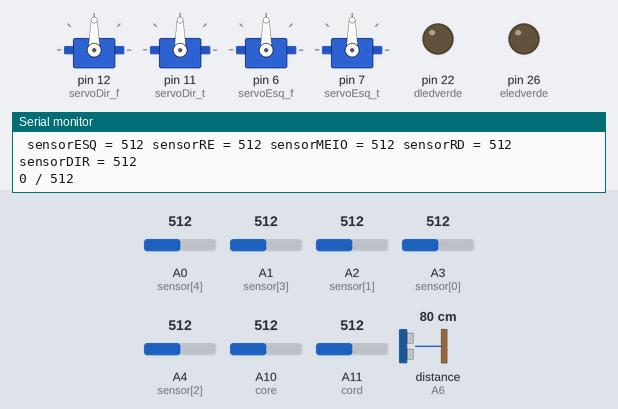
Bench run of a sketch on a simulated Arduino Mega 2560, built with avr-gcc and run on an emulated ATmega2560. On the bench: 4 × servo, output pins drawn as LEDs (lit = HIGH), the last lines printed to the serial monitor. The test bench sets the inputs (shaded band); at power-on: A1 (sensor[3]) = 512, distance to the obstacle (sensor on A6) 80 cm, A4 (sensor[2]) = 512, A0 (sensor[4]) = 512, A2 (sensor[1]) = 512, A3 (sensor[0]) = 512, A10 (core) = 512, A11 (cord) = 512. The echo pulse lasts 58.3 µs per cm.

Above: at 1.2 s.
1.3 s: A1 (sensor[3]) set to 306
At 1.3 s:
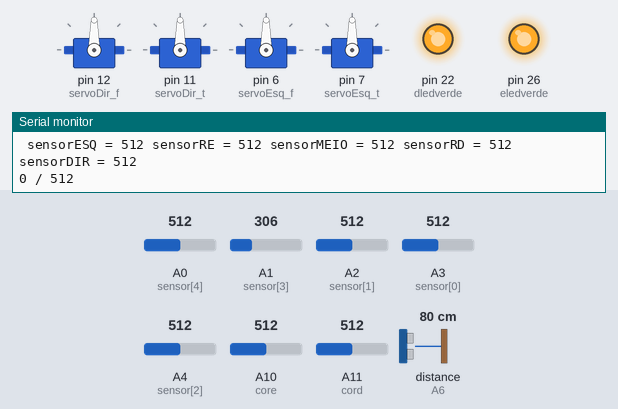
6.5 s: distance to the obstacle (sensor on A6) set to 6 cm
17.3 s: distance to the obstacle (sensor on A6) set to 3 cm
At 22.9 s:
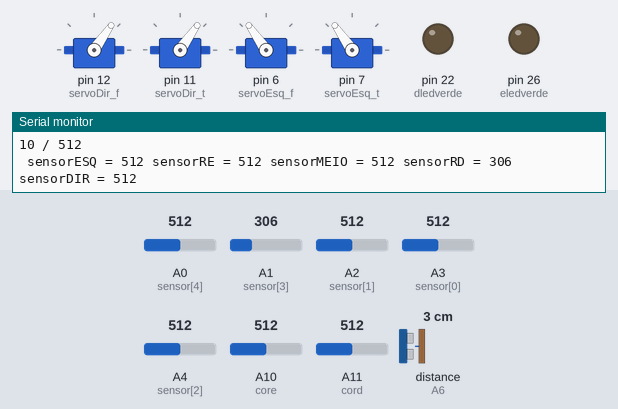
27.1 s: A4 (sensor[2]) set to 414
28.6 s: A4 (sensor[2]) set to 385
At 31.7 s:
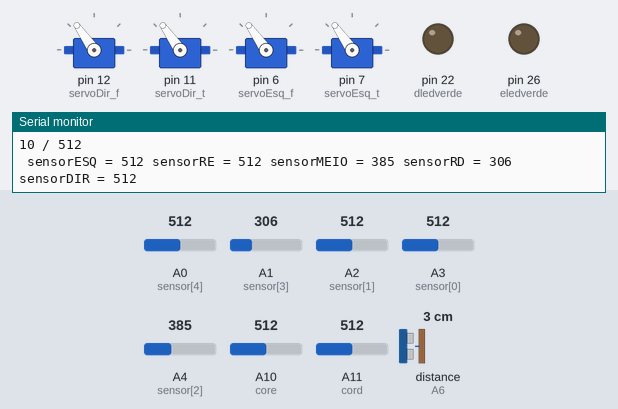
34.1 s: distance to the obstacle (sensor on A6) set to 299 cm
At 37.8 s:
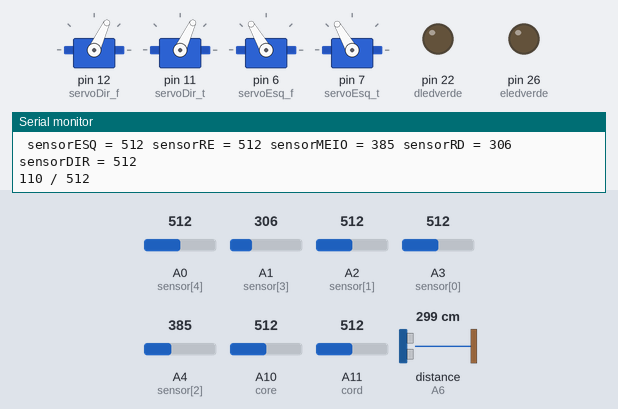
Timing chart, 0 to 39.3 s (numbered marks = the images above; inputs shaded):
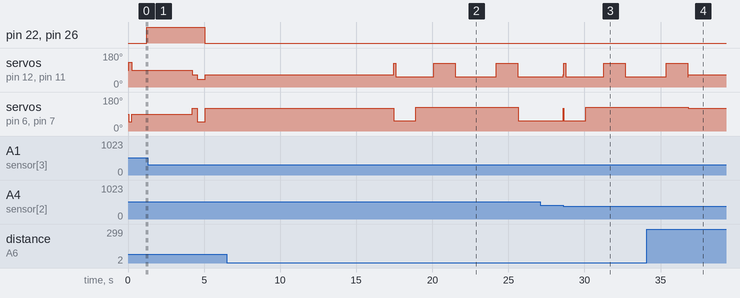

Measured:
- the behaviour switches between 5 and 4 cm on distance to the obstacle (sensor on A6) (found by bisection; images 1 and 2)
- the behaviour switches between 401 and 400 on A4 (sensor[2]) (found by bisection; images 2 and 3)
- after the input at 17.3 s, servo on pin 12 (servoDir_f), servo on pin 11 (servoDir_t): 65° → 125° after 0.16 s, then repeats every 3.9 s: 55° 2.5 s, 125° 1.4 s; servo on pin 6 (servoEsq_f), servo on pin 7 (servoEsq_t): 120° → 55° after 0.16 s, → 125° 1.5 s later, → 55° 6.8 s later
- after the input at 27.1 s, every drawn part: stays the same
- after the input at 28.6 s, servo on pin 12 (servoDir_f), servo on pin 11 (servoDir_t): 55° → 125° at once, → 55° 0.18 s later, → 125° 2.5 s later, → 55° 1.4 s later; servo on pin 6 (servoEsq_f), servo on pin 7 (servoEsq_t): 55° → 125° after 1.5 s
- after the input at 34.1 s, servo on pin 12 (servoDir_f), servo on pin 11 (servoDir_t): goes on until 36.8 s, then stays 65°; servo on pin 6 (servoEsq_f), servo on pin 7 (servoEsq_t): goes on until 36.8 s, then stays 120°

The sketch:

logica_verde.ino
```cpp
#include "ladyinsides.h"

void setup() {
  Serial.begin(9600);

  servoDir_f.attach(12);
  servoDir_t.attach(11);
  servoEsq_f.attach(6);
  servoEsq_t.attach(7);
}

void loop() {

  leiturainfra();
  distancia = ultrasonic.read();

  Serial.print(" sensorESQ = ");
  Serial.print(analogRead(sensor[0]));
  Serial.print(" sensorRE = ");
  Serial.print(analogRead(sensor[1]));
  Serial.print(" sensorMEIO = ");
  Serial.print(analogRead(sensor[2]));
  Serial.print(" sensorRD = ");
  Serial.print(analogRead(sensor[3]));
  Serial.print(" sensorDIR = ");
  Serial.println(analogRead(sensor[4]));

  if (distancia <= 4 && distancia > 0) {  //--------- distancia do desvia obstaculo
    desviaesq();
  }

  if (analogRead(core) >= 350 && analogRead(core) <= 500) {
    esquerdaverde = 1;
  } else {
    esquerdaverde = 0;
  }


  if (analogRead(cord) >= 200 && analogRead(cord) <= 300) {
    direitaverde = 1;
  } else {
    direitaverde = 0;
  }

  if (sensorMap[0] >= media[0]) {
    valorSensor[0] = 0;
  } else {
    valorSensor[0] = 1;
  }

  if (sensorMap[1] >= media[1]) {
    valorSensor[1] = 0;
  } else {
    valorSensor[1] = 1;
  }

  if (sensorMap[2] >= media[2]) {
    valorSensor[2] = 0;
  } else {
    valorSensor[2] = 1;
  }

  if (sensorMap[3] >= media[3]) {
    valorSensor[3] = 0;
  } else {
    valorSensor[3] = 1;
  }

  if (sensorMap[4] >= media[4]) {
    valorSensor[4] = 0;
  } else {
    valorSensor[4] = 1;
  }

  byte leitura = 0;
  for (int i = 0; i < 5; i++) {
    leitura |= valorSensor[i] << (4 - i);
  }

  Serial.print(leitura, BIN);
  Serial.print(" / ");
  Serial.println(analogRead(A2));

  switch (leitura) {

    //                    0 = preto; 1 = branco
    //                                                                  --frente--
    case 0b11011:  //frente (F)
      frente();
      break;

    //                                                            --90 graus esquerda--
    case 0b00111:  //esquerda ponta (EP); esquerda meio(E)
    case 0b01111:  //esquerda ponta (EP)
      parar();
      delay(200);
      novgrausEsquerda();
      break;

    //                                                            --90 graus direita--
    case 0b11100:  //direita ponta (DP); direita meio(D)
    case 0b11110:  //direita ponta (DP);
      parar();
      delay(200);
      novgrausDireita();
      break;

    //                                                                --Reajuste--
    case 0b10011:  //esquerda meio(EM); meio (M)
    case 0b10111:  //esquerda meio(E)
      reaje();
      break;

    case 0b11001:  //direita meio(DM); meio (M)
    case 0b11101:  //direita meio(DM)
      reajd();
      break;

    //                                                                  --gap--
    default:
      frente();
      break;


    //                                                                 --verde--
    case 0b00000:
    case 0b00011:
    case 0b11000:
    case 0b00100:
    case 0b10000:
    case 0b00001:
      re();
      delay(200);
      parar();
      delay(1000);
      verde();
      break;


      // case 0b00101:             90 esquerda       com EP, EM e DM
      // case 0b01101:             90 esquerda       com EP e DM
      // case 0b10100:             90 direita        com EM, DM e DP
      // case 0b10110:             90 direita        com EM e DP
  }
}

void verde() {
  analogWrite(eledverde, 255);
  analogWrite(dledverde, 255);
  delay(2000);

  Serial.print("Valor core (esquerda): ");
  Serial.print(analogRead(core));
  Serial.print("Valor cord (direita): ");
  Serial.println(analogRead(cord));


  if (analogRead(core) >= 350 && analogRead(core) <= 550 && analogRead(cord) >= 200 && analogRead(cord) <= 350) {
    Serial.print("Beco");
    parar();
    delay(1000);
    frente();
    delay(300);
    esquerda();
    delay(2000);
    digitalWrite(eledverde, LOW);
    digitalWrite(dledverde, LOW);

    while (analogRead(sensor[2]) <= 500) {
      esquerda();
    }
  } else if (analogRead(core) >= 350 && analogRead(core) <= 550 && direitaverde == 0) {
    Serial.print("Beco esquerda");
    parar();
    delay(1000);
    frente();
    delay(300);
    esquerda();
    delay(500);
    digitalWrite(eledverde, LOW);
    digitalWrite(dledverde, LOW);

    while (analogRead(sensor[2]) <= 500) {
      esquerda();
    }
  } else if (esquerdaverde == 0 && analogRead(cord) >= 200 && analogRead(cord) <= 350) {
    Serial.print("Beco direita");
    parar();
    delay(1000);
    frente();
    delay(20);
    direita();
    delay(500);
    digitalWrite(eledverde, LOW);
    digitalWrite(dledverde, LOW);

    while (analogRead(sensor[2]) <= 500) {
      direita();
    }
  } else {
    Serial.print("Sem verde");
    frente();
    delay(500);
    digitalWrite(eledverde, LOW);
    digitalWrite(dledverde, LOW);
  }
}

void everde() {
  digitalWrite(eledverde, HIGH);
  if (esquerdaverde == 1) {
    parar();
    delay(1000);
    frente();
    delay(300);
    esquerda();
    delay(2000);

    while (analogRead(sensor[2]) <= 500) {
      esquerda();
    }
  } else {
    frente();
    delay(300);
  }
}

void dverde() {
  digitalWrite(dledverde, HIGH);
  if (direitaverde == 1) {
    parar();
    delay(1000);
    frente();
    delay(20);
    direita();
    delay(500);

    while (analogRead(sensor[2]) <= 500) {
      direita();
    }
  } else {
    frente();
    delay(300);
  }
}

void novgrausDireita() {
  Serial.println("90 direita");
  frente();
  delay(20);

  while (analogRead(sensor[2]) <= 570) {
    direita();
  }
}

void novgrausEsquerda() {
  Serial.println("90 esquerda");
  frente();
  delay(20);

  while (analogRead(sensor[2]) <= 570) {
    esquerda();
  }
}


void reajd() {
  reajusteDireita();
}

void reaje() {
  reajusteEsquerda();
}
```

ladyinsides.h
```cpp
#ifndef rodar
#define rodar

//Bibliotecas
#include <Servo.h>
#include <Ultrasonic.h>


//  sensor de cor              26 LED VERDE RGB ESQUERDA; 28 LED VERMELHO RGB ESQUERDA; 22 LED VERDE RGB DIREITA; 24 LED VERMELHO RGB DIREITA;
#define eledverde 26
#define eledverm 28
#define dledverde 22
#define dledverm 24

//  ldr                                                         A9 LDR ESQUERDA; A8 LDR DIREITA
#define core A10
#define cord A11

//                          ORDEM: ESQUERDA PONTA (EP) A3, ESQUERDA MEIO (EM) A2, FRENTE (F) A4, DIREITA MEIO (DM) A1, DIREITA PONTA (DP) A0
const int sensor[] = { A3, A2, A4, A1, A0 };

const int valorBranco[] = { 720, 650, 740, 670, 730 };

const int valorPreto[] = { 40, 40, 40, 40, 40 };

const int media[] = { 50, 50, 50, 50, 50 };

int leituraSensor[5] = {};

int sensorMap[5] = {};

bool valorSensor[5] = {};

Servo servoDir_t;
Servo servoEsq_f;
Servo servoEsq_t;
Servo servoDir_f;

Ultrasonic ultrasonic(A5, A6);  // trig primeiro depois echo
int distancia;

int velEsq(int x) {
  return x + 90;
}

int velDir(int y) {
  return 90 - y;
}

bool esquerdaverde, direitaverde, esquerdaverm, direitaverm;


void leiturainfra() {
  for (int i = 0; i < 5; i++) {
    leituraSensor[i] = analogRead(sensor[i]);
  }

  for (int i = 0; i < 5; i++) {
    sensorMap[i] = map(leituraSensor[i], valorPreto[i], valorBranco[i], 0, 100);
    sensorMap[i] = constrain(sensorMap[i], 0, 100);
  }
}

void esquerdaFrente() {
  servoEsq_f.write(130);
  servoEsq_t.write(130);
}

void esquerdaRe() {
  servoEsq_f.write(50);
  servoEsq_t.write(50);
}

void esquerdaPara() {
  servoEsq_f.write(velEsq(0));
  servoEsq_t.write(velEsq(0));
}

///////////////////////////////

void direitaFrente() {
  servoDir_f.write(40);
  servoDir_t.write(40);
}

void direitaRe() {
  servoDir_f.write(130);
  servoDir_t.write(130);
}

void direitaPara() {
  servoDir_f.write(velDir(0));
  servoDir_t.write(velDir(0));
}

//////////////////////////////

void frente() {

  servoDir_f.write(velDir(25));
  servoDir_t.write(velDir(25));
  servoEsq_f.write(velEsq(30));
  servoEsq_t.write(velEsq(30));
}

void esquerda() {
  esquerdaRe();
  direitaFrente();
}

void direita() {
  esquerdaFrente();
  direitaRe();
}

void devagarEsquerda() {  // virando para esquerda devagar
  servoEsq_f.write(velEsq(-30));
  servoEsq_t.write(velEsq(-30));
  servoDir_f.write(velDir(30));
  servoDir_t.write(velDir(30));
}

void devagarDireita() {  // virando para direita devagar
  servoEsq_f.write(velEsq(30));
  servoEsq_t.write(velEsq(30));
  servoDir_f.write(velDir(-30));
  servoDir_t.write(velDir(-30));
}

void reajusteDireita() {
  Serial.println("reajuste direita");
  servoEsq_f.write(velEsq(10));
  servoEsq_t.write(velEsq(10));   //20
  servoDir_f.write(velDir(-10));  //10
  servoDir_t.write(velDir(-10));
}

void reajusteEsquerda() {
  Serial.println("reajuste esquerda");
  servoEsq_f.write(velEsq(-10));
  servoEsq_t.write(velEsq(-10));
  servoDir_f.write(velDir(10));
  servoDir_t.write(velDir(10));
}

void parar() {
  esquerdaPara();
  direitaPara();
}
void re() {
  esquerdaRe();
  direitaRe();
}

//---------------------- funções desvia obstáculo (NAO MUDAR!)

void esqfrente2() {
  servoEsq_f.write(velEsq(35));
  servoEsq_t.write(velEsq(35));
}

void dirfrente2() {
  servoDir_f.write(velDir(35));
  servoDir_t.write(velDir(35));
}

void dirre2() {
  servoDir_f.write(velDir(-35));
  servoDir_t.write(velDir(-35));
}

void esqre2() {
  servoEsq_f.write(velEsq(-35));
  servoEsq_t.write(velEsq(-35));
}

void re2() {
  esqre2();
  dirre2();
}

void esquerda2() {
  esqre2();
  dirfrente2();
}

void direita2() {
  esqfrente2();
  dirre2();
}

void frente2() {
  dirfrente2();
  esqfrente2();
}

//----------------------  desvia obstáculo -------------------------------------------------------------------------

void desviaesq() {
  re2();
  delay(150);
  esquerda2();
  delay(1300);
  frente2();
  delay(1200);
  direita2();
  delay(1400);
  frente2();
  delay(2700);
  direita2();
  delay(1400);
  frente2();
  delay(50);
  while (analogRead(sensor[3]) > 600) {
    frente2();
  }

  while (analogRead(sensor[2]) > 400) {
    esquerda2();
  }
}

void desviadir() {
  re2();
  delay(150);
  direita2();
  delay(1500);
  frente2();
  delay(1350);
  esquerda2();
  delay(1250);
  frente2();
  delay(2300);
  esquerda2();
  delay(1000);
  frente2();
  delay(50);
  while (analogRead(sensor[3]) > 650) {
    frente2();
  }

  while (analogRead(sensor[2]) > 400) {
    direita2();
  }
}


#endif
```
